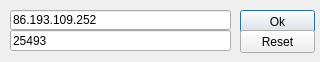
<?xml version="1.0" encoding="UTF-8"?>
<ui version="4.0">
 <class>ConnectionSettings</class>
 <widget class="QDialog" name="ConnectionSettings">
  <property name="geometry">
   <rect>
    <x>0</x>
    <y>0</y>
    <width>320</width>
    <height>62</height>
   </rect>
  </property>
  <property name="windowTitle">
   <string>Connection Settings</string>
  </property>
  <widget class="QLineEdit" name="Server">
   <property name="geometry">
    <rect>
     <x>10</x>
     <y>10</y>
     <width>221</width>
     <height>20</height>
    </rect>
   </property>
   <property name="text">
    <string>86.193.109.252</string>
   </property>
  </widget>
  <widget class="QLineEdit" name="Port">
   <property name="geometry">
    <rect>
     <x>10</x>
     <y>30</y>
     <width>221</width>
     <height>21</height>
    </rect>
   </property>
   <property name="text">
    <string>25493</string>
   </property>
  </widget>
  <widget class="QPushButton" name="Ok">
   <property name="geometry">
    <rect>
     <x>240</x>
     <y>10</y>
     <width>75</width>
     <height>23</height>
    </rect>
   </property>
   <property name="text">
    <string>Ok</string>
   </property>
  </widget>
  <widget class="QPushButton" name="Reset">
   <property name="geometry">
    <rect>
     <x>240</x>
     <y>30</y>
     <width>75</width>
     <height>23</height>
    </rect>
   </property>
   <property name="text">
    <string>Reset</string>
   </property>
  </widget>
 </widget>
 <resources/>
 <connections/>
</ui>
